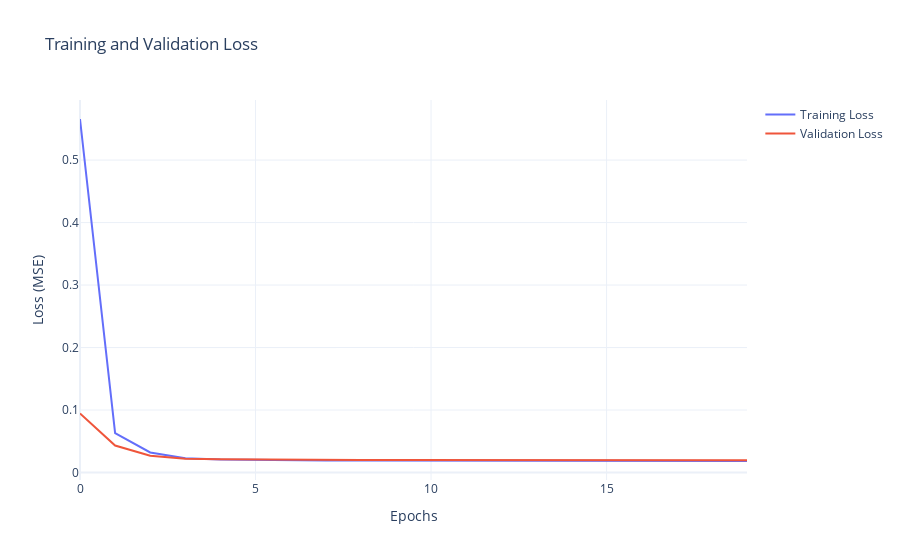

Notebook code cell kept with this figure:
### Markdown cell above
#### 3. Train the model

### Code cell
import tensorflow as tf
from tensorflow.keras.callbacks import EarlyStopping, ReduceLROnPlateau
import plotly.graph_objects as go

# Assuming `detector` is already defined and normal_train_data, normal_val_data are prepared
autoencoder = CNNDetector()

# Custom weighted MSE loss
def weighted_mse(y_true, y_pred):
    error = tf.square(y_true - y_pred)
    weights = tf.where(error > 0.015, 5.0, 1.0)  # 放大大于 0.02 的误差
    return tf.reduce_mean(weights * error)


# Early stopping to prevent overfitting
early_stopping = EarlyStopping(
    monitor='val_loss',  # Monitor validation loss
    patience=10,         # Stop if no improvement for 10 epochs
    restore_best_weights=True
)

# Learning rate scheduler to reduce the learning rate on plateau
lr_scheduler = ReduceLROnPlateau(
    monitor='val_loss',  # Monitor validation loss
    factor=0.5,          # Reduce learning rate by a factor of 0.5
    patience=5,          # Wait for 5 epochs with no improvement
    min_lr=1e-6          # Minimum learning rate
)

tf.keras.optimizers.Adam(learning_rate=0.001)

# Compile the model
autoencoder.compile(optimizer='adam', loss=weighted_mse)

# Train the model
history = autoencoder.fit(
    normal_train_data,
    normal_train_data,
    epochs=20,
    batch_size=128,
    validation_data=(normal_val_data, normal_val_data),
    callbacks=[early_stopping, lr_scheduler]
)

# Plot training and validation loss using Plotly
fig = go.Figure()
fig.add_trace(
    go.Scatter(
        y=history.history['loss'],
        mode='lines',
        name='Training Loss'
    )
)
fig.add_trace(
    go.Scatter(
        y=history.history['val_loss'],
        mode='lines',
        name='Validation Loss'
    )
)
fig.update_layout(
    title='Training and Validation Loss',
    xaxis_title='Epochs',
    yaxis_title='Loss (MSE)',
    template='plotly_white'
)
fig.show()

### Figure 1 — Plotly figure (JSON) as saved in the notebook; plotly's stock layout.template omitted (floating-point values rounded to 4 significant figures)
{"data": [{"mode": "lines", "name": "Training Loss", "type": "scatter", "y": [0.5658, 0.06285, 0.03202, 0.02293, 0.02061, 0.0198, 0.01946, 0.01924, 0.01902, 0.01891, 0.0188, 0.01877, 0.01867, 0.01858, 0.01865, 0.01853, 0.01849, 0.01851, 0.01842, 0.01839]}, {"mode": "lines", "name": "Validation Loss", "type": "scatter", "y": [0.0944, 0.04322, 0.02678, 0.02194, 0.02114, 0.02062, 0.0204, 0.02017, 0.02001, 0.01989, 0.01986, 0.0198, 0.01965, 0.01973, 0.01961, 0.01953, 0.01952, 0.01944, 0.01954, 0.01942]}], "layout": {"title": {"text": "Training and Validation Loss"}, "xaxis": {"title": {"text": "Epochs"}}, "yaxis": {"title": {"text": "Loss (MSE)"}}}}
